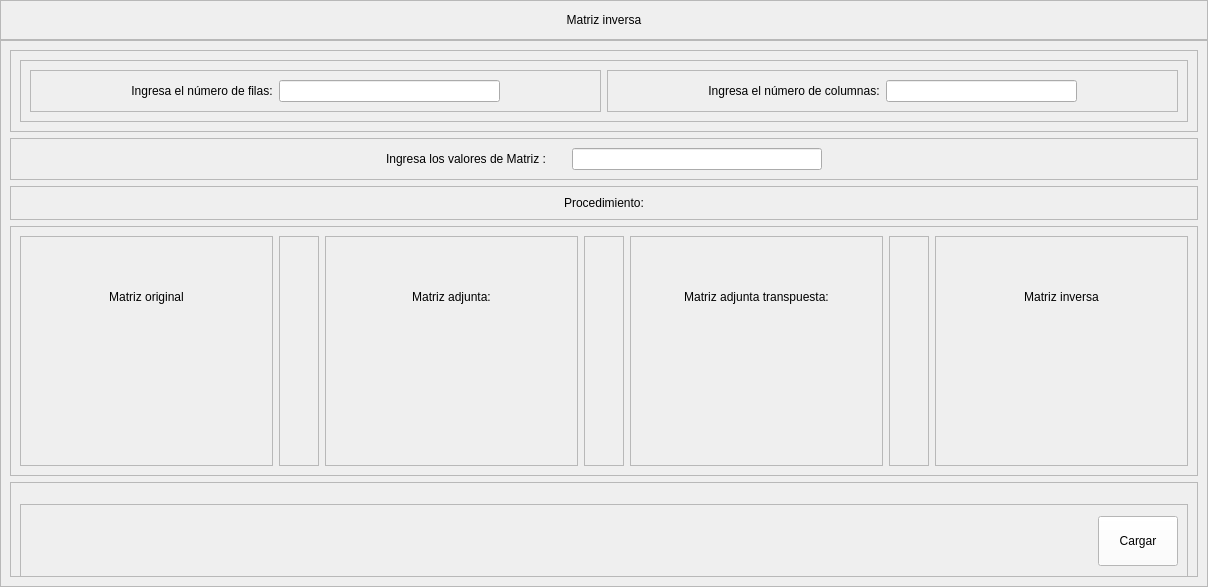
            <widget class="QWidget" name="page_inversa">
             <layout class="QVBoxLayout" name="verticalLayout_26">
              <property name="spacing">
               <number>0</number>
              </property>
              <property name="leftMargin">
               <number>0</number>
              </property>
              <property name="topMargin">
               <number>0</number>
              </property>
              <property name="rightMargin">
               <number>0</number>
              </property>
              <property name="bottomMargin">
               <number>0</number>
              </property>
              <item>
               <widget class="QFrame" name="frame_2">
                <property name="minimumSize">
                 <size>
                  <width>0</width>
                  <height>40</height>
                 </size>
                </property>
                <property name="maximumSize">
                 <size>
                  <width>16777215</width>
                  <height>50</height>
                 </size>
                </property>
                <property name="frameShape">
                 <enum>QFrame::StyledPanel</enum>
                </property>
                <property name="frameShadow">
                 <enum>QFrame::Raised</enum>
                </property>
                <layout class="QHBoxLayout" name="horizontalLayout_47">
                 <item>
                  <widget class="QLabel" name="label_26">
                   <property name="styleSheet">
                    <string notr="true">font: 75 12pt &quot;Open Sans Semibold&quot;</string>
                   </property>
                   <property name="text">
                    <string>Matriz inversa</string>
                   </property>
                   <property name="alignment">
                    <set>Qt::AlignCenter</set>
                   </property>
                  </widget>
                 </item>
                </layout>
               </widget>
              </item>
              <item>
               <widget class="QFrame" name="frame_65">
                <property name="frameShape">
                 <enum>QFrame::StyledPanel</enum>
                </property>
                <property name="frameShadow">
                 <enum>QFrame::Raised</enum>
                </property>
                <layout class="QVBoxLayout" name="verticalLayout_27">
                 <item>
                  <widget class="QFrame" name="frame_66">
                   <property name="frameShape">
                    <enum>QFrame::StyledPanel</enum>
                   </property>
                   <property name="frameShadow">
                    <enum>QFrame::Raised</enum>
                   </property>
                   <layout class="QHBoxLayout" name="horizontalLayout_57">
                    <item>
                     <widget class="QFrame" name="frame_73">
                      <property name="frameShape">
                       <enum>QFrame::StyledPanel</enum>
                      </property>
                      <property name="frameShadow">
                       <enum>QFrame::Raised</enum>
                      </property>
                      <layout class="QHBoxLayout" name="horizontalLayout_54">
                       <item>
                        <widget class="QFrame" name="frame_74">
                         <property name="frameShape">
                          <enum>QFrame::StyledPanel</enum>
                         </property>
                         <property name="frameShadow">
                          <enum>QFrame::Raised</enum>
                         </property>
                         <layout class="QHBoxLayout" name="horizontalLayout_55">
                          <property name="leftMargin">
                           <number>100</number>
                          </property>
                          <property name="rightMargin">
                           <number>100</number>
                          </property>
                          <item>
                           <widget class="QLabel" name="label_31">
                            <property name="styleSheet">
                             <string notr="true">font: 75 9pt &quot;Open Sans Semibold&quot;</string>
                            </property>
                            <property name="text">
                             <string>Ingresa el número de filas:</string>
                            </property>
                            <property name="alignment">
                             <set>Qt::AlignCenter</set>
                            </property>
                           </widget>
                          </item>
                          <item>
                           <widget class="QLineEdit" name="le_filas_7">
                            <property name="styleSheet">
                             <string notr="true">font: 75 8pt &quot;Open Sans Semibold&quot;</string>
                            </property>
                           </widget>
                          </item>
                         </layout>
                        </widget>
                       </item>
                       <item>
                        <widget class="QFrame" name="frame_75">
                         <property name="frameShape">
                          <enum>QFrame::StyledPanel</enum>
                         </property>
                         <property name="frameShadow">
                          <enum>QFrame::Raised</enum>
                         </property>
                         <layout class="QHBoxLayout" name="horizontalLayout_56">
                          <property name="leftMargin">
                           <number>100</number>
                          </property>
                          <property name="rightMargin">
                           <number>100</number>
                          </property>
                          <item>
                           <widget class="QLabel" name="label_32">
                            <property name="styleSheet">
                             <string notr="true">font: 75 9pt &quot;Open Sans Semibold&quot;</string>
                            </property>
                            <property name="text">
                             <string>Ingresa el número de columnas:</string>
                            </property>
                            <property name="alignment">
                             <set>Qt::AlignCenter</set>
                            </property>
                           </widget>
                          </item>
                          <item>
                           <widget class="QLineEdit" name="le_columnas_7">
                            <property name="styleSheet">
                             <string notr="true">font: 75 8pt &quot;Open Sans Semibold&quot;</string>
                            </property>
                           </widget>
                          </item>
                         </layout>
                        </widget>
                       </item>
                      </layout>
                     </widget>
                    </item>
                   </layout>
                  </widget>
                 </item>
                 <item>
                  <widget class="QFrame" name="frame_78">
                   <property name="frameShape">
                    <enum>QFrame::StyledPanel</enum>
                   </property>
                   <property name="frameShadow">
                    <enum>QFrame::Raised</enum>
                   </property>
                   <layout class="QHBoxLayout" name="horizontalLayout_62">
                    <property name="leftMargin">
                     <number>375</number>
                    </property>
                    <property name="rightMargin">
                     <number>375</number>
                    </property>
                    <item>
                     <widget class="QLabel" name="label_38">
                      <property name="styleSheet">
                       <string notr="true">font: 75 9pt &quot;Open Sans Semibold&quot;</string>
                      </property>
                      <property name="text">
                       <string>Ingresa los valores de Matriz :</string>
                      </property>
                      <property name="alignment">
                       <set>Qt::AlignCenter</set>
                      </property>
                     </widget>
                    </item>
                    <item>
                     <spacer name="horizontalSpacer_5">
                      <property name="orientation">
                       <enum>Qt::Horizontal</enum>
                      </property>
                      <property name="sizeHint" stdset="0">
                       <size>
                        <width>20</width>
                        <height>20</height>
                       </size>
                      </property>
                     </spacer>
                    </item>
                    <item>
                     <widget class="QLineEdit" name="le_m1_4">
                      <property name="minimumSize">
                       <size>
                        <width>250</width>
                        <height>0</height>
                       </size>
                      </property>
                      <property name="styleSheet">
                       <string notr="true">font: 75 8pt &quot;Open Sans Semibold&quot;</string>
                      </property>
                     </widget>
                    </item>
                   </layout>
                  </widget>
                 </item>
                 <item>
                  <widget class="QFrame" name="frame_165">
                   <property name="frameShape">
                    <enum>QFrame::StyledPanel</enum>
                   </property>
                   <property name="frameShadow">
                    <enum>QFrame::Raised</enum>
                   </property>
                   <layout class="QVBoxLayout" name="verticalLayout_77">
                    <item>
                     <widget class="QLabel" name="label_98">
                      <property name="styleSheet">
                       <string notr="true">font: 75 9pt &quot;Open Sans Semibold&quot;</string>
                      </property>
                      <property name="text">
                       <string>Procedimiento:</string>
                      </property>
                      <property name="alignment">
                       <set>Qt::AlignCenter</set>
                      </property>
                     </widget>
                    </item>
                   </layout>
                  </widget>
                 </item>
                 <item>
                  <widget class="QFrame" name="frame_103">
                   <property name="minimumSize">
                    <size>
                     <width>0</width>
                     <height>250</height>
                    </size>
                   </property>
                   <property name="frameShape">
                    <enum>QFrame::StyledPanel</enum>
                   </property>
                   <property name="frameShadow">
                    <enum>QFrame::Raised</enum>
                   </property>
                   <layout class="QHBoxLayout" name="horizontalLayout_50">
                    <item>
                     <widget class="QFrame" name="frame_105">
                      <property name="frameShape">
                       <enum>QFrame::StyledPanel</enum>
                      </property>
                      <property name="frameShadow">
                       <enum>QFrame::Raised</enum>
                      </property>
                      <layout class="QVBoxLayout" name="verticalLayout_45">
                       <item>
                        <widget class="QLabel" name="label_96">
                         <property name="styleSheet">
                          <string notr="true">font: 75 9pt &quot;Open Sans Semibold&quot;</string>
                         </property>
                         <property name="text">
                          <string>Matriz original</string>
                         </property>
                         <property name="alignment">
                          <set>Qt::AlignCenter</set>
                         </property>
                        </widget>
                       </item>
                       <item>
                        <widget class="QLabel" name="label_59">
                         <property name="styleSheet">
                          <string notr="true">font: 75 10pt &quot;Open Sans Semibold&quot;</string>
                         </property>
                         <property name="text">
                          <string/>
                         </property>
                         <property name="alignment">
                          <set>Qt::AlignCenter</set>
                         </property>
                        </widget>
                       </item>
                      </layout>
                     </widget>
                    </item>
                    <item>
                     <widget class="QFrame" name="frame_112">
                      <property name="minimumSize">
                       <size>
                        <width>40</width>
                        <height>0</height>
                       </size>
                      </property>
                      <property name="maximumSize">
                       <size>
                        <width>30</width>
                        <height>16777215</height>
                       </size>
                      </property>
                      <property name="frameShape">
                       <enum>QFrame::StyledPanel</enum>
                      </property>
                      <property name="frameShadow">
                       <enum>QFrame::Raised</enum>
                      </property>
                      <layout class="QVBoxLayout" name="verticalLayout_48">
                       <item>
                        <widget class="QLabel" name="label_60">
                         <property name="styleSheet">
                          <string notr="true">font: 75 12pt &quot;Open Sans Semibold&quot;</string>
                         </property>
                         <property name="text">
                          <string/>
                         </property>
                         <property name="alignment">
                          <set>Qt::AlignCenter</set>
                         </property>
                        </widget>
                       </item>
                      </layout>
                     </widget>
                    </item>
                    <item>
                     <widget class="QFrame" name="frame_107">
                      <property name="frameShape">
                       <enum>QFrame::StyledPanel</enum>
                      </property>
                      <property name="frameShadow">
                       <enum>QFrame::Raised</enum>
                      </property>
                      <layout class="QVBoxLayout" name="verticalLayout_28">
                       <item>
                        <widget class="QLabel" name="label_99">
                         <property name="styleSheet">
                          <string notr="true">font: 75 9pt &quot;Open Sans Semibold&quot;</string>
                         </property>
                         <property name="text">
                          <string>Matriz adjunta:</string>
                         </property>
                         <property name="alignment">
                          <set>Qt::AlignCenter</set>
                         </property>
                        </widget>
                       </item>
                       <item>
                        <widget class="QLabel" name="label_61">
                         <property name="styleSheet">
                          <string notr="true">font: 75 10pt &quot;Open Sans Semibold&quot;</string>
                         </property>
                         <property name="text">
                          <string/>
                         </property>
                         <property name="alignment">
                          <set>Qt::AlignCenter</set>
                         </property>
                        </widget>
                       </item>
                      </layout>
                     </widget>
                    </item>
                    <item>
                     <widget class="QFrame" name="frame_108">
                      <property name="minimumSize">
                       <size>
                        <width>40</width>
                        <height>0</height>
                       </size>
                      </property>
                      <property name="maximumSize">
                       <size>
                        <width>30</width>
                        <height>16777215</height>
                       </size>
                      </property>
                      <property name="frameShape">
                       <enum>QFrame::StyledPanel</enum>
                      </property>
                      <property name="frameShadow">
                       <enum>QFrame::Raised</enum>
                      </property>
                      <layout class="QVBoxLayout" name="verticalLayout_47">
                       <item>
                        <widget class="QLabel" name="label_64">
                         <property name="styleSheet">
                          <string notr="true">font: 75 12pt &quot;Open Sans Semibold&quot;</string>
                         </property>
                         <property name="text">
                          <string/>
                         </property>
                         <property name="alignment">
                          <set>Qt::AlignCenter</set>
                         </property>
                        </widget>
                       </item>
                      </layout>
                     </widget>
                    </item>
                    <item>
                     <widget class="QFrame" name="frame_109">
                      <property name="frameShape">
                       <enum>QFrame::StyledPanel</enum>
                      </property>
                      <property name="frameShadow">
                       <enum>QFrame::Raised</enum>
                      </property>
                      <layout class="QVBoxLayout" name="verticalLayout_29">
                       <item>
                        <widget class="QLabel" name="label_100">
                         <property name="styleSheet">
                          <string notr="true">font: 75 9pt &quot;Open Sans Semibold&quot;</string>
                         </property>
                         <property name="text">
                          <string>Matriz adjunta transpuesta:</string>
                         </property>
                         <property name="alignment">
                          <set>Qt::AlignCenter</set>
                         </property>
                        </widget>
                       </item>
                       <item>
                        <widget class="QLabel" name="label_62">
                         <property name="styleSheet">
                          <string notr="true">font: 75 10pt &quot;Open Sans Semibold&quot;</string>
                         </property>
                         <property name="text">
                          <string/>
                         </property>
                         <property name="alignment">
                          <set>Qt::AlignCenter</set>
                         </property>
                        </widget>
                       </item>
                      </layout>
                     </widget>
                    </item>
                    <item>
                     <widget class="QFrame" name="frame_110">
                      <property name="minimumSize">
                       <size>
                        <width>30</width>
                        <height>0</height>
                       </size>
                      </property>
                      <property name="maximumSize">
                       <size>
                        <width>40</width>
                        <height>16777215</height>
                       </size>
                      </property>
                      <property name="frameShape">
                       <enum>QFrame::StyledPanel</enum>
                      </property>
                      <property name="frameShadow">
                       <enum>QFrame::Raised</enum>
                      </property>
                      <layout class="QVBoxLayout" name="verticalLayout_46">
                       <item>
                        <widget class="QLabel" name="label_65">
                         <property name="styleSheet">
                          <string notr="true">font: 75 12pt &quot;Open Sans Semibold&quot;</string>
                         </property>
                         <property name="text">
                          <string/>
                         </property>
                         <property name="alignment">
                          <set>Qt::AlignCenter</set>
                         </property>
                        </widget>
                       </item>
                      </layout>
                     </widget>
                    </item>
                    <item>
                     <widget class="QFrame" name="frame_111">
                      <property name="frameShape">
                       <enum>QFrame::StyledPanel</enum>
                      </property>
                      <property name="frameShadow">
                       <enum>QFrame::Raised</enum>
                      </property>
                      <layout class="QVBoxLayout" name="verticalLayout_30">
                       <item>
                        <widget class="QLabel" name="label_101">
                         <property name="styleSheet">
                          <string notr="true">font: 75 9pt &quot;Open Sans Semibold&quot;</string>
                         </property>
                         <property name="text">
                          <string>Matriz inversa</string>
                         </property>
                         <property name="alignment">
                          <set>Qt::AlignCenter</set>
                         </property>
                        </widget>
                       </item>
                       <item>
                        <widget class="QLabel" name="label_63">
                         <property name="styleSheet">
                          <string notr="true">font: 75 10pt &quot;Open Sans Semibold&quot;</string>
                         </property>
                         <property name="text">
                          <string/>
                         </property>
                         <property name="alignment">
                          <set>Qt::AlignCenter</set>
                         </property>
                        </widget>
                       </item>
                      </layout>
                     </widget>
                    </item>
                   </layout>
                  </widget>
                 </item>
                 <item>
                  <widget class="QFrame" name="frame_72">
                   <property name="frameShape">
                    <enum>QFrame::StyledPanel</enum>
                   </property>
                   <property name="frameShadow">
                    <enum>QFrame::Raised</enum>
                   </property>
                   <layout class="QHBoxLayout" name="horizontalLayout_59">
                    <item>
                     <widget class="QFrame" name="frame_76">
                      <property name="minimumSize">
                       <size>
                        <width>0</width>
                        <height>75</height>
                       </size>
                      </property>
                      <property name="maximumSize">
                       <size>
                        <width>16777215</width>
                        <height>50</height>
                       </size>
                      </property>
                      <property name="frameShape">
                       <enum>QFrame::StyledPanel</enum>
                      </property>
                      <property name="frameShadow">
                       <enum>QFrame::Raised</enum>
                      </property>
                      <layout class="QHBoxLayout" name="horizontalLayout_58">
                       <item>
                        <spacer name="horizontalSpacer_4">
                         <property name="orientation">
                          <enum>Qt::Horizontal</enum>
                         </property>
                         <property name="sizeHint" stdset="0">
                          <size>
                           <width>857</width>
                           <height>20</height>
                          </size>
                         </property>
                        </spacer>
                       </item>
                       <item>
                        <widget class="QPushButton" name="btn_resultado_inversa">
                         <property name="minimumSize">
                          <size>
                           <width>0</width>
                           <height>50</height>
                          </size>
                         </property>
                         <property name="styleSheet">
                          <string notr="true">QFrame{
background-color: rgb(51, 157, 255);
}

QPushButton{
color: rgb(0, 0, 0);
background-color: rgb(255, 255, 255);
font: 75 9pt &quot;Open Sans Semibold&quot;
}

QPushButton:hover{
color: rgb(255, 255, 255);
background-color: rgb(207, 178, 132);
font: 75 10pt  &quot;Open Sans Semibold&quot;
}</string>
                         </property>
                         <property name="text">
                          <string>Cargar</string>
                         </property>
                        </widget>
                       </item>
                      </layout>
                     </widget>
                    </item>
                   </layout>
                  </widget>
                 </item>
                </layout>
               </widget>
              </item>
             </layout>
            </widget>
